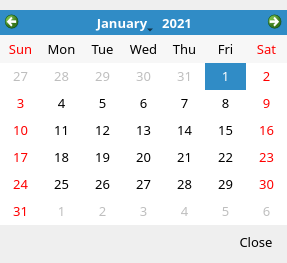
<?xml version="1.0" encoding="UTF-8"?>
<ui version="4.0">
 <class>VSCDateSet</class>
 <widget class="QDialog" name="VSCDateSet">
  <property name="windowModality">
   <enum>Qt::ApplicationModal</enum>
  </property>
  <property name="geometry">
   <rect>
    <x>0</x>
    <y>0</y>
    <width>266</width>
    <height>263</height>
   </rect>
  </property>
  <property name="minimumSize">
   <size>
    <width>0</width>
    <height>0</height>
   </size>
  </property>
  <property name="maximumSize">
   <size>
    <width>16777215</width>
    <height>16777215</height>
   </size>
  </property>
  <property name="font">
   <font>
    <family>나눔스퀘어_ac</family>
    <pointsize>10</pointsize>
   </font>
  </property>
  <property name="windowTitle">
   <string>Records</string>
  </property>
  <property name="windowIcon">
   <iconset>
    <normaloff>:/logo/resources/vscsmall.png</normaloff>:/logo/resources/vscsmall.png</iconset>
  </property>
  <property name="styleSheet">
   <string notr="true"/>
  </property>
  <property name="modal">
   <bool>true</bool>
  </property>
  <layout class="QVBoxLayout" name="verticalLayout">
   <property name="spacing">
    <number>1</number>
   </property>
   <property name="leftMargin">
    <number>0</number>
   </property>
   <property name="topMargin">
    <number>10</number>
   </property>
   <property name="rightMargin">
    <number>0</number>
   </property>
   <property name="bottomMargin">
    <number>5</number>
   </property>
   <item>
    <widget class="QCalendarWidget" name="calendar">
     <property name="locale">
      <locale language="English" country="UnitedStates"/>
     </property>
     <property name="inputMethodHints">
      <set>Qt::ImhNone</set>
     </property>
     <property name="selectedDate">
      <date>
       <year>2021</year>
       <month>1</month>
       <day>1</day>
      </date>
     </property>
     <property name="gridVisible">
      <bool>false</bool>
     </property>
     <property name="selectionMode">
      <enum>QCalendarWidget::SingleSelection</enum>
     </property>
     <property name="horizontalHeaderFormat">
      <enum>QCalendarWidget::ShortDayNames</enum>
     </property>
     <property name="verticalHeaderFormat">
      <enum>QCalendarWidget::NoVerticalHeader</enum>
     </property>
     <property name="navigationBarVisible">
      <bool>true</bool>
     </property>
     <property name="dateEditEnabled">
      <bool>false</bool>
     </property>
    </widget>
   </item>
   <item>
    <layout class="QHBoxLayout" name="horizontalLayout_2">
     <item>
      <spacer name="horizontalSpacer_3">
       <property name="orientation">
        <enum>Qt::Horizontal</enum>
       </property>
       <property name="sizeHint" stdset="0">
        <size>
         <width>40</width>
         <height>20</height>
        </size>
       </property>
      </spacer>
     </item>
     <item>
      <widget class="QPushButton" name="pbClose">
       <property name="minimumSize">
        <size>
         <width>62</width>
         <height>32</height>
        </size>
       </property>
       <property name="maximumSize">
        <size>
         <width>62</width>
         <height>32</height>
        </size>
       </property>
       <property name="font">
        <font>
         <family>나눔스퀘어_ac</family>
        </font>
       </property>
       <property name="styleSheet">
        <string notr="true">QPushButton { 
background-image: url(:/action/resources/libuibutton.png);}
QPushButton:hover {
background-image: url(:/action/resources/libuibuttonhover.png);}
QPushButton:pressed {
background-image: url(:/action/resources/libuibuttonpress.png);}</string>
       </property>
       <property name="text">
        <string>Close</string>
       </property>
       <property name="iconSize">
        <size>
         <width>60</width>
         <height>30</height>
        </size>
       </property>
       <property name="autoDefault">
        <bool>false</bool>
       </property>
       <property name="flat">
        <bool>true</bool>
       </property>
      </widget>
     </item>
    </layout>
   </item>
  </layout>
 </widget>
 <resources>
  <include location="../velibui.qrc"/>
 </resources>
 <connections>
  <connection>
   <sender>pbClose</sender>
   <signal>clicked()</signal>
   <receiver>VSCDateSet</receiver>
   <slot>reject()</slot>
   <hints>
    <hint type="sourcelabel">
     <x>369</x>
     <y>253</y>
    </hint>
    <hint type="destinationlabel">
     <x>179</x>
     <y>282</y>
    </hint>
   </hints>
  </connection>
 </connections>
</ui>
